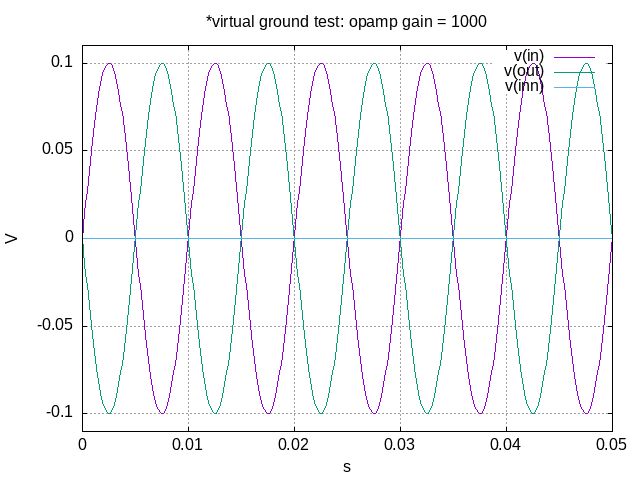

The gnuplot source for this figure:
set terminal X11 noenhanced
set title "*virtual ground test: opamp gain = 1000"
set xlabel "s"
set ylabel "V"
set grid
unset logscale x 
set xrange [0.000000e+00:5.000000e-02]
unset logscale y 
set yrange [-1.099830e-01:1.099830e-01]
#set xtics 1
#set x2tics 1
#set ytics 1
#set y2tics 1
set format y "%g"
set format x "%g"
plot 'circuits/spice-example.data' using 1:2 with lines lw 1 title "v(in)",\
'circuits/spice-example.data' using 3:4 with lines lw 1 title "v(out)",\
'circuits/spice-example.data' using 5:6 with lines lw 1 title "v(inn)"
set terminal push
set terminal png noenhanced
set out 'circuits/spice-example.png'
replot
set term pop
replot
